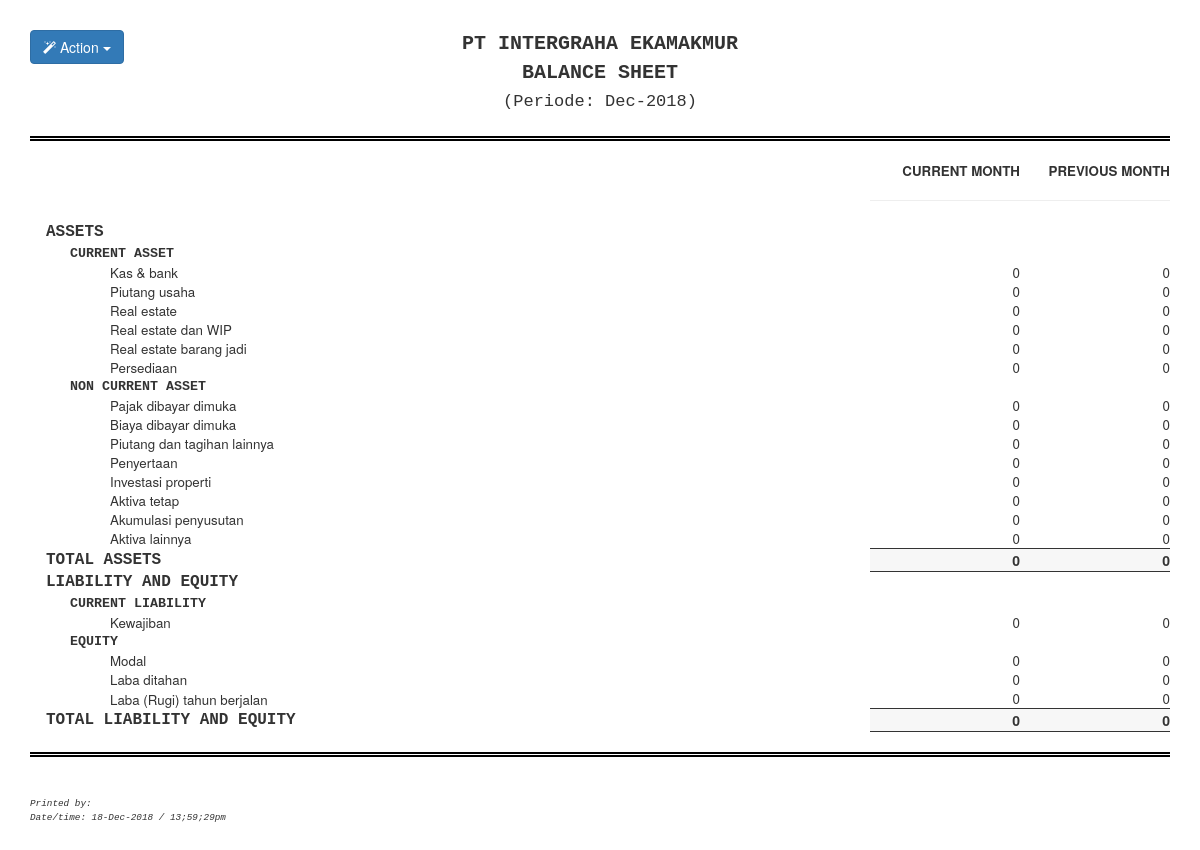
The page /index.php/balance_sheet/balance_sheetv2/view_bs on the database its author committed.
### tables this page shows
CREATE TABLE `system_parameter`  (
  `id` int(50) NOT NULL AUTO_INCREMENT,
  `company_id` varchar(50) NOT NULL,
  `name` varchar(50) NOT NULL,
  `top_approval` varchar(50) NOT NULL,
  `base_currency` varchar(50) NOT NULL,
  `financial_month` varchar(50) NOT NULL,
  `financial_year` varchar(50) NOT NULL,
  `reaa` bigint(50) NOT NULL,
  `reac` bigint(50) NOT NULL,
  PRIMARY KEY (`id`) USING BTREE
);

CREATE TABLE `detail_category`  (
  `id_detail` int(11) NOT NULL AUTO_INCREMENT,
  `id_report` int(255) NULL DEFAULT NULL,
  `id_category` int(255) NULL DEFAULT NULL,
  `id_subcategory` int(255) NULL DEFAULT NULL,
  `account` varchar(255) NULL DEFAULT NULL,
  `is_cf` int(255) NULL DEFAULT NULL,
  `is_range` varchar(255) NULL DEFAULT NULL,
  `range_start` varchar(255) NULL DEFAULT NULL,
  `range_end` varchar(255) NULL DEFAULT NULL,
  `custom` varchar(255) NULL DEFAULT NULL,
  PRIMARY KEY (`id_detail`) USING BTREE
);

CREATE TABLE `category`  (
  `id_report` int(255) NOT NULL,
  `id_category` int(255) NOT NULL AUTO_INCREMENT,
  `category` varchar(255) NULL DEFAULT NULL,
  `account` varchar(255) NULL DEFAULT NULL,
  PRIMARY KEY (`id_category`) USING BTREE
);

CREATE TABLE `subcategory`  (
  `id_subcategory` int(255) NOT NULL AUTO_INCREMENT,
  `name` varchar(255) NULL DEFAULT NULL,
  `id_category` varchar(255) NULL DEFAULT NULL,
  PRIMARY KEY (`id_subcategory`) USING BTREE
);

### application/controllers/balance_sheet/Balance_sheetv2.php (called while the page is built, shortened)
<?php defined('BASEPATH') OR exit('No direct script access allowed');
class balance_sheetv2 extends CI_Controller{
    function __Construct(){
        $this->load->model('balance_sheet/M_balance_sheetv2');
        $this->load->helper('url');
    }
    public function view_bs(){
        $periode = $this->input->get('periode');
        $yearOnly=substr($periode,0,4);
        $yy = $yearOnly.'-01-01'."<br>";
        $tld = ($yearOnly-1).'-12-31'."<br>";
        $first_date_find = strtotime(date("Y-m-d", strtotime($periode)) .",first day of this month");
        $date_from = date("Y-m-d",$first_date_find);
        $last_date_find = strtotime(date("Y-m-d", strtotime($periode)) . ",last day of this month");
        $date_to = date("Y-m-d",$last_date_find);
        $data['account'] = $this->M_balance_sheetv2->get_account();
        $data['current'] = $this->M_balance_sheetv2->get_current($date_to);
        $data['previous'] = $this->M_balance_sheetv2->get_previous($date_from);
        $data['LDI5'] = $this->M_balance_sheetv2->LD_income_akun5($tld);
        $data['LDI8'] = $this->M_balance_sheetv2->LD_income_akun8($tld);
        $data['LDE7'] = $this->M_balance_sheetv2->LD_expense_akun7($tld);
        $data['LDE802'] = $this->M_balance_sheetv2->LD_expense_akun802($tld);
        $data['LRI5'] = $this->M_balance_sheetv2->LR_income_akun5($yy,$date_to);
        $data['LRI8'] = $this->M_balance_sheetv2->LR_income_akun8($yy,$date_to);
        $data['LRE7'] = $this->M_balance_sheetv2->LR_expense_akun7($yy, $date_to);
        $data['LRE802'] = $this->M_balance_sheetv2->LR_expense_akun802($yy, $date_to);
        $data['PLRI5'] = $this->M_balance_sheetv2->PLR_income_akun5($yy,$date_from);
        $data['PLRI8'] = $this->M_balance_sheetv2->PLR_income_akun8($yy,$date_from);
        $data['PLRE7'] = $this->M_balance_sheetv2->PLR_expense_akun7($yy, $date_from);
        $data['PLRE802'] = $this->M_balance_sheetv2->PLR_expense_akun802($yy, $date_from);
        $data['dateFrom'] = $date_from;
        $data['dateTo'] = $date_to;
        $data['periode'] = $periode;
        $this->load->view('balance_sheet/v2/view_bsv2', $data);
    }
}

### index.php (called while the page is built, shortened)
<?php
require_once BASEPATH.'core/CodeIgniter.php';

### application/models/balance_sheet/M_balance_sheetv2.php (called while the page is built, shortened)
<?php
class M_balance_sheetv2 extends CI_Model
{
    public function get_account()
    {
        $data = $this->db->query("
            SELECT
              dc.id_detail,
              ctg.id_category,
              ctg.account AS ctg_caption,
              sc.id_subcategory,
              sc.`name` AS subcategory,
              dc.account
            FROM
              coa c
              JOIN detail_category dc ON dc.id_detail = c.id_detail
              JOIN subcategory sc ON sc.id_subcategory = dc.id_subcategory
              JOIN category ctg ON ctg.id_category = dc.id_category
            WHERE
              dc.id_report = 1
            GROUP BY
              c.id_detail
            ORDER BY
              dc.is_cf ASC
			");
        return $data->result();
    }
    public function LD_income_akun5($tld){
        $data = $this->db->query("
			SELECT
				SUM(cs.saldo) AS ldi5
			FROM
				closed_saldo cs
			JOIN coa ON coa.coa_id = cs.coa_id
			JOIN subgroup sg ON sg.subgroup_id = coa.subgroup
			WHERE
				cs.date  <= '".$tld."'
			AND sg.kelompok = 5
			");
        return $data->row();
    }
    public function LD_income_akun8($tld){
        $data = $this->db->query("
			SELECT
				SUM(cs.saldo) AS ldi8
			FROM
				closed_saldo cs
			JOIN coa ON coa.coa_id = cs.coa_id
			JOIN subgroup sg ON sg.subgroup_id = coa.subgroup
			WHERE
				cs.date <= '".$tld."' AND sg.subgroup_id = 801
			");
        return $data->row();
    }
    public function LD_expense_akun7($tld){
        $data = $this->db->query("
			SELECT
				SUM(cs.saldo) AS lde7
			FROM
				closed_saldo cs
			JOIN coa ON coa.coa_id = cs.coa_id
			JOIN subgroup sg ON sg.subgroup_id = coa.subgroup
			WHERE
				cs.date <= '".$tld."'
			AND sg.kelompok = 7
			");
        return $data->row();
    }
    public function LD_expense_akun802($tld){
        $data = $this->db->query("
			SELECT
				SUM(cs.saldo) AS lde802
			FROM
				closed_saldo cs
			JOIN coa ON coa.coa_id = cs.coa_id
			JOIN subgroup sg ON sg.subgroup_id = coa.subgroup
			WHERE
				sg.subgroup_id BETWEEN 802 AND 999
			AND cs.date <= '".$tld."'
			");
        return $data->row();
    }
    public function LR_income_akun5($yy,$date_to){
        $data = $this->db->query("
          SELECT
            SUM(cs.saldo) AS lri5
          FROM
            closed_saldo cs
          JOIN coa ON coa.coa_id = cs.coa_id
          JOIN subgroup sg ON sg.subgroup_id = coa.subgroup
          WHERE
            cs.date BETWEEN '".$yy."' AND '".$date_to."'
          AND sg.kelompok = 5
			");
        return $data->row();
    }
    public function LR_income_akun8($yy,$date_to){
        $data = $this->db->query("
			SELECT
				SUM(cs.saldo) AS lri8
			FROM
				closed_saldo cs
			JOIN coa ON coa.coa_id = cs.coa_id
			JOIN subgroup sg ON sg.subgroup_id = coa.subgroup
			WHERE
				sg.subgroup_id = 801
			AND cs.date BETWEEN '".$yy."' AND '".$date_to."'
			");
        return $data->row();
    }
    public function LR_expense_akun7($yy, $date_to){
        $data = $this->db->query("
			SELECT
				SUM(cs.saldo) AS lre7
			FROM
				closed_saldo cs
			JOIN coa ON coa.coa_id = cs.coa_id
			JOIN subgroup sg ON sg.subgroup_id = coa.subgroup
			WHERE
				cs.date BETWEEN '".$yy."' AND '".$date_to."'
			AND sg.kelompok = 7
			");
        return $data->row();
    }
    public function LR_expense_akun802($yy, $date_to){
        $data = $this->db->query("
			SELECT
				SUM(cs.saldo) AS lre802
			FROM
				closed_saldo cs
			JOIN coa ON coa.coa_id = cs.coa_id
			JOIN subgroup sg ON sg.subgroup_id = coa.subgroup
			WHERE
				sg.subgroup_id BETWEEN 802 AND 999
			AND cs.date BETWEEN '".$yy."' AND '".$date_to."'
			");
        return $data->row();
    }
    public function PLR_income_akun5($yy,$date_from){
        $data = $this->db->query("
			SELECT
				SUM(cs.saldo) AS plri5
			FROM
				closed_saldo cs
			JOIN coa ON coa.coa_id = cs.coa_id
			JOIN subgroup sg ON sg.subgroup_id = coa.subgroup
			WHERE
			 cs.date BETWEEN '".$yy."' AND '".$date_from."'-INTERVAL 1 DAY
			AND sg.kelompok = 5
			 AND cs.state IS NULL
			");
        return $data->row();
    }
    public function PLR_income_akun8($yy,$date_from){
        $data = $this->db->query("
			SELECT
				SUM(cs.saldo) AS plri8
			FROM
				closed_saldo cs
			JOIN coa ON coa.coa_id = cs.coa_id
			JOIN subgroup sg ON sg.subgroup_id = coa.subgroup
			WHERE
				sg.subgroup_id = 801
			AND cs.date BETWEEN '".$yy."' AND '".$date_from."'-INTERVAL 1 DAY
			");
        return $data->row();
    }
    public function PLR_expense_akun7($yy, $date_from){
        $data = $this->db->query("
          SELECT
            SUM(cs.saldo) AS plre7
          FROM
            closed_saldo cs
          JOIN coa ON coa.coa_id = cs.coa_id
          JOIN subgroup sg ON sg.subgroup_id = coa.subgroup
          WHERE
            cs.date BETWEEN '".$yy."' AND '".$date_from."'-INTERVAL 1 DAY
          AND sg.kelompok = 7
			");
        return $data->row();
    }
    public function PLR_expense_akun802($yy, $date_from){
        $data = $this->db->query("
			SELECT
				SUM(cs.saldo) AS plre802
			FROM
				closed_saldo cs
			JOIN coa ON coa.coa_id = cs.coa_id
			JOIN subgroup sg ON sg.subgroup_id = coa.subgroup
			WHERE
				sg.subgroup_id BETWEEN 802 AND 999
			AND cs.date BETWEEN '".$yy."' AND '".$date_from."'-INTERVAL 1 DAY
			");
        return $data->row();
    }
}
?>

### application/views/balance_sheet/v2/view_bsv2.php (the view, shortened to what this page needs)
<!DOCTYPE html>
<html>
<head>
    <link rel="stylesheet" href="https://maxcdn.bootstrapcdn.com/bootstrap/3.3.7/css/bootstrap.min.css">
    <link rel="stylesheet" href="https://cdnjs.cloudflare.com/ajax/libs/font-awesome/4.7.0/css/font-awesome.min.css">
    <?php
    $sql = "SELECT * FROM system_parameter";
    $query = $this->db->query($sql);
    if ($query->num_rows() > 0) {
    foreach ($query->result() as $row) {
    ?>
    <b value="<?php echo $row->company_id; ?>">
        <?php }
        } ?></b>
</head>
<div class="dropdown">
    <button class="btn btn-primary dropdown-toggle" type="button" data-toggle="dropdown"><i class="fa fa-magic"></i>
        Action
        <span class="caret"></span></button>
</div>
<body>
<div id="div1">
    <div class="t_header">
        <td><strong><?php echo strtoupper($row->name); ?></strong></td>
        <br>
        <td><strong>BALANCE SHEET</strong></td>
        <br>
        <td class="date">
            <small>
                (Periode: <?php
                $per = New DateTime($periode);
                echo $per->format('M-Y');
                ?>)
            </small>
        </td>
    </div>
    <hr class="style3">
    <div id="body">
        <table class="t_content">
            <thead>
            <tr>
                <th width=""></th>
                <th class="head_col">CURRENT MONTH
                    <hr>
                </th>
                <th class="head_col">PREVIOUS MONTH
                    <hr>
                </th>
            </tr>
            </thead>
            <tbody>
            <?php
            $group2 = '';
            $ctg_caption = '';
            $tot_current = 0;
            $tot_previous = 0;
            $i=0;
            $current_balance=0;
            $previous_balance = 0;
            $rowCurrent = 0;
            $rowPrevious = 0;
            foreach ($account as $a) {
            ?>
                <?php
                if($ctg_caption != $a->ctg_caption){
                    if($ctg_caption != ''){
                        echo '<tr id="total">
                                <th class="group" > TOTAL ' . strtoupper($ctg_caption) .'</th>
                                <th class="text-right" style="border-top:1px solid; border-bottom:1px solid; background-color: #f7f7f7">'.number_format($tot_current).'</th>
                                <th class="text-right" style="border-top:1px solid; border-bottom:1px solid; background-color: #f7f7f7">'.number_format($tot_previous).'</th>
                            </tr>';
                        $tot_current = 0;
                        $tot_previous = 0;
                    }
                }
                if ($ctg_caption != $a->ctg_caption) {
                    echo '
                    <tr>
                      <th class="group"> ' . strtoupper($a->ctg_caption) . ' </th>
                      <th></th>
                      <th></th>
                    </tr>';
                    $ctg_caption = $a->ctg_caption;
                }
                if($group2 != $a->id_subcategory){
                    echo '
                    <tr>
                      <th class="subgroup"> ' . strtoupper($a->subcategory) . ' </th>
                      <th></th>
                      <th></th>
                    </tr>';
                    $group2 = $a->id_subcategory;
                }
                $income = $LDI5->ldi5 + $LDI8->ldi8;
                $expense = $LDE7->lde7 + $LDE802->lde802;
                $labaDitahan = $income - $expense;
                if(strpos($a->account, 'tahan')){
                    $current_balance = $rowCurrent +  $labaDitahan;
                    $previous_balance = $rowPrevious + $labaDitahan;
                } else {
                    $current_balance = $rowCurrent;
                    $previous_balance = $rowPrevious;
                }
                $inc = $LRI5->lri5 + $LRI8->lri8;
                $exp = $LRE7->lre7 + $LRE802->lre802;
                $labaRugiTahunBerjalan = $inc - $exp;
                $pinc = $PLRI5->plri5 + $PLRI8->plri8;
                $pexp = $PLRE7->plre7 + $PLRE802->plre802;
                $PreviousLabaRugiTahunBerjalan = $pinc - $pexp;
                if(strpos($a->account, 'berjalan')){
                    $current_balance = $current_balance +  $labaRugiTahunBerjalan;
                    $previous_balance = $previous_balance + $PreviousLabaRugiTahunBerjalan;
                } else {
                    $current_balance = $current_balance;
                    $previous_balance = $previous_balance;
                }
                echo '
                        <tr style="cursor: pointer" >
                          <td class="content" onclick="breakdown(\'' . $a->id_detail . '\', \'' . $a->account . '\');" >' . $a->account . '</td>
                          <td class="content" align="right" onclick="breakdown(\'' . $a->id_detail . '\', \'' . $a->account . '\');" >' . number_format($current_balance) . '</td>
                          <td class="content" align="right" onclick="breakdownPrev(\'' . $a->id_detail . '\', \'' . $a->account . '\');">' . number_format($previous_balance) . '</td>
                        </tr>';
                $tot_current = $tot_current + $rowCurrent;
                $tot_previous = $tot_previous + $rowPrevious;
                $i++;
                if($i == count($account)){
                    if($ctg_caption != ''){
                        echo '<tr>
                                <th class="group" >TOTAL ' . strtoupper($a->ctg_caption) . '</th>
                                <th class="text-right" style="border-top:1px solid; border-bottom:1px solid; background-color: #f7f7f7">'.number_format($tot_current + $labaRugiTahunBerjalan + $labaDitahan).'</th>
                                <th class="text-right" style="border-top:1px solid; border-bottom:1px solid; background-color: #f7f7f7">'.number_format($tot_previous + $PreviousLabaRugiTahunBerjalan + $labaDitahan).'</th>
                              </tr>';
                        $tot_current = 0;
                        $tot_previous = 0;
                    }
                }
                ?>
            <?php } ?>
            </tbody>
        </table>
        <hr class="style3">
        <?php
        echo '
              <table class="t_user">
                <tr>
                  <td>Printed by:</td>
                  <td>' . $this->session->userdata('username') . '</td>
                </tr><br>
                <tr>
                  <td>Date/time: </td>
                  <td>' . date('d-M-Y') . ' / ' . date('H;i;sa') . '</td>
                </tr>
              <table>';
        ?>
    </div>
</div>
</body>
</html>

### application/views/balance_sheet/v2/view_bsv2.php (style rules this page uses)
body { margin: 30px; }
hr.style3 { border-top: 5px double black; }
.t_content { width: 100%; }
.t_user { font-family: Courier, monospace; font-size: 7pt; font-style: italic; }
.t_header { font-family: Courier, monospace; font-size: 15pt; text-align: center; }
.group { padding-left: 1em; font-weight: bold; font-size: 12pt; font-family: Courier, monospace; }
.subgroup { font-family: Courier, monospace; padding-left: 3em; font-size: 10pt; font-weight: bold; }
.content { font-size: 10pt; padding-left: 6em; font-weight: normal }
.head_col { width: 150px; text-align: right; font-size: 10pt; }
.dropdown { position: fixed;; }

### rows shown on the page
system_parameter: name "PT INTERGRAHA EKAMAKMUR"
detail_category: id_category.account "ASSETS", id_subcategory.name "CURRENT ASSET", account "Kas & bank", current_balance "0", previous_balance "0"
detail_category: account "Piutang usaha", current_balance "0", previous_balance "0"
detail_category: account "Real estate", current_balance "0", previous_balance "0"
detail_category: account "Real estate dan WIP", current_balance "0", previous_balance "0"
detail_category: account "Real estate barang jadi", current_balance "0", previous_balance "0"
detail_category: account "Persediaan", current_balance "0", previous_balance "0"
detail_category: id_subcategory.name "NON CURRENT ASSET", account "Pajak dibayar dimuka", current_balance "0", previous_balance "0"
detail_category: account "Biaya dibayar dimuka", current_balance "0", previous_balance "0"
detail_category: account "Piutang dan tagihan lainnya", current_balance "0", previous_balance "0"
detail_category: account "Penyertaan", current_balance "0", previous_balance "0"
detail_category: account "Investasi properti", current_balance "0", previous_balance "0"
detail_category: account "Aktiva tetap", current_balance "0", previous_balance "0"
detail_category: account "Akumulasi penyusutan", current_balance "0", previous_balance "0"
detail_category: account "Aktiva lainnya", current_balance "0", previous_balance "0"
detail_category: tot_current "0", tot_previous "0", id_category.account "LIABILITY AND EQUITY", id_subcategory.name "CURRENT LIABILITY", account "Kewajiban", current_balance "0", previous_balance "0"
category: account "ASSETS"
detail_category: id_subcategory.name "EQUITY", account "Modal", current_balance "0", previous_balance "0"
detail_category: account "Laba ditahan", current_balance "0", previous_balance "0"
detail_category: account "Laba (Rugi) tahun berjalan", current_balance "0", previous_balance "0", id_category.account "LIABILITY AND EQUITY", labaDitahan "0"

### other values the page prints
$per->format('M-Y') "Dec-2018"
